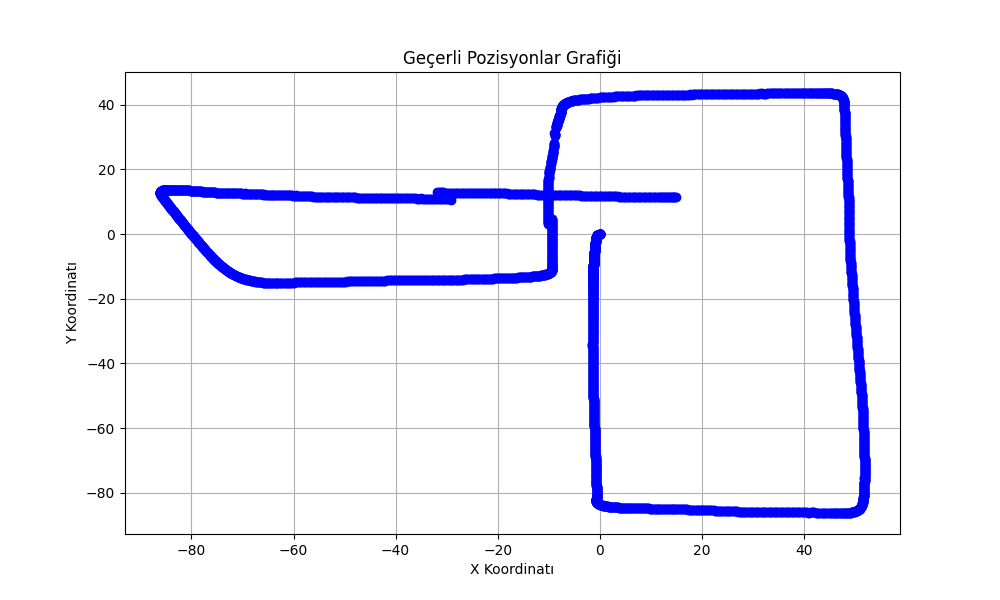
#> input picture Nurullah_scripts/stella_sonuc(x ve y -25 ile çarpıldı).png, 1000 x 600 px; its folder holds only this picture in this run
$ python -i CLAHE.py   (imports and definitions only)
#> lines starting #> are read from the running program, lines starting #| are printed output that depends on the picture
import glob
import os
from os.path import expanduser

import cv2
from matplotlib import pyplot as plt
from colorama import Fore,Style

def clahe(path,save_folder):
#> called with save_folder = 'out.png'
    output_folder = os.path.join(path[:-13], save_folder)
    if not os.path.exists(output_folder):
        os.makedirs(output_folder)
    for fname in glob.glob(path):
        img = cv2.imread(fname)
#> img is the input picture: shape (600, 1000, 3); mean B, G, R 251.7, 241.2, 241.2
        #print(img.shape)
        # Limunance kanalı için öncelikle bgr to lab formata geçiyoruz.
        lab = cv2.cvtColor(img, cv2.COLOR_BGR2LAB)
#> lab: shape (600, 1000, 3); mean of channels 0, 1, 2 244.6, 131.2, 123.5

        l = lab[:, :, 0]
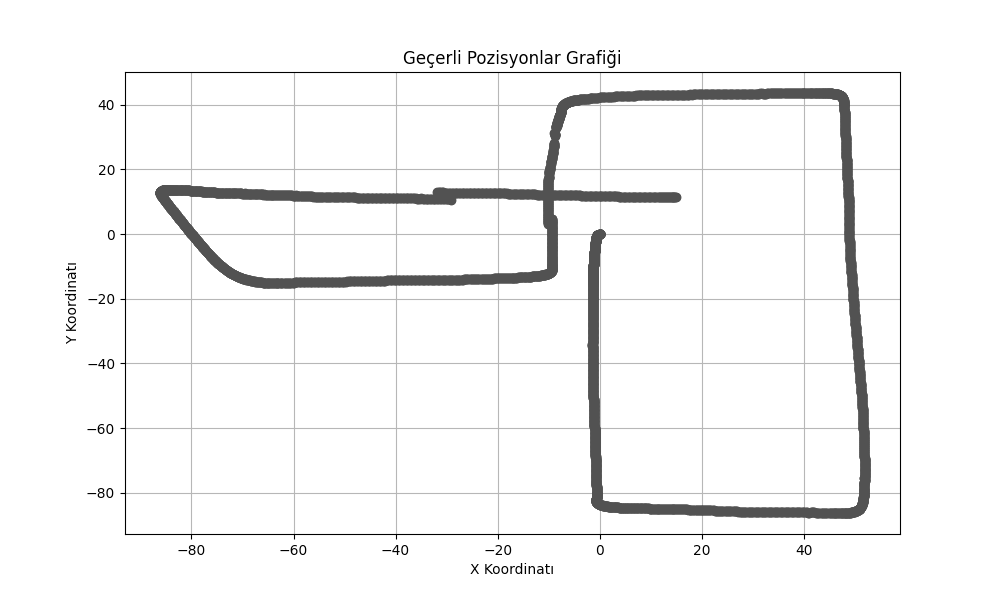
#> l: shape (600, 1000); min 0, max 255, mean 244.6
        a = lab[:, :, 1]
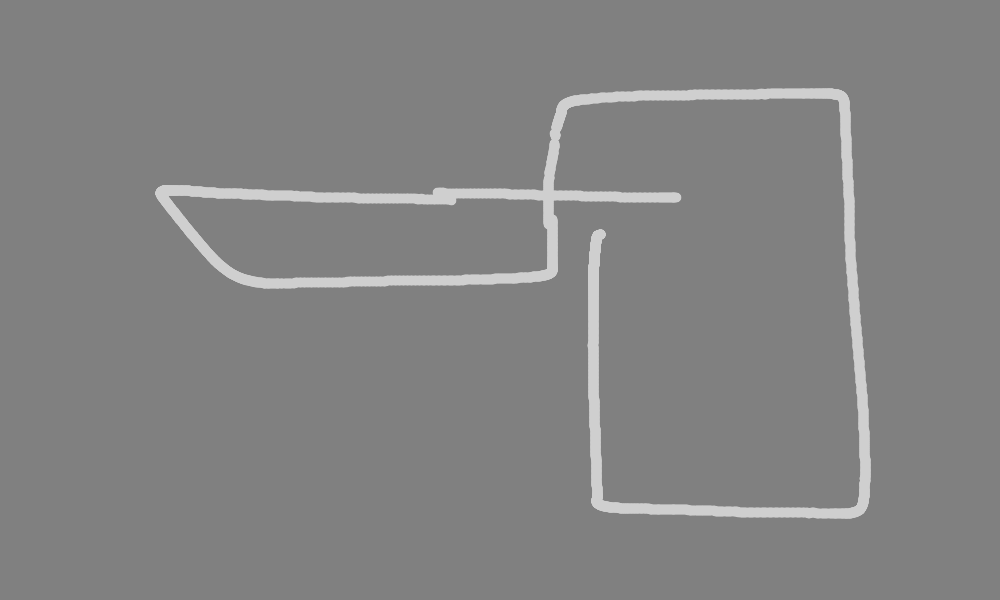
#> a: shape (600, 1000); min 128, max 207, mean 131.2
        b = lab[:, :, 2]
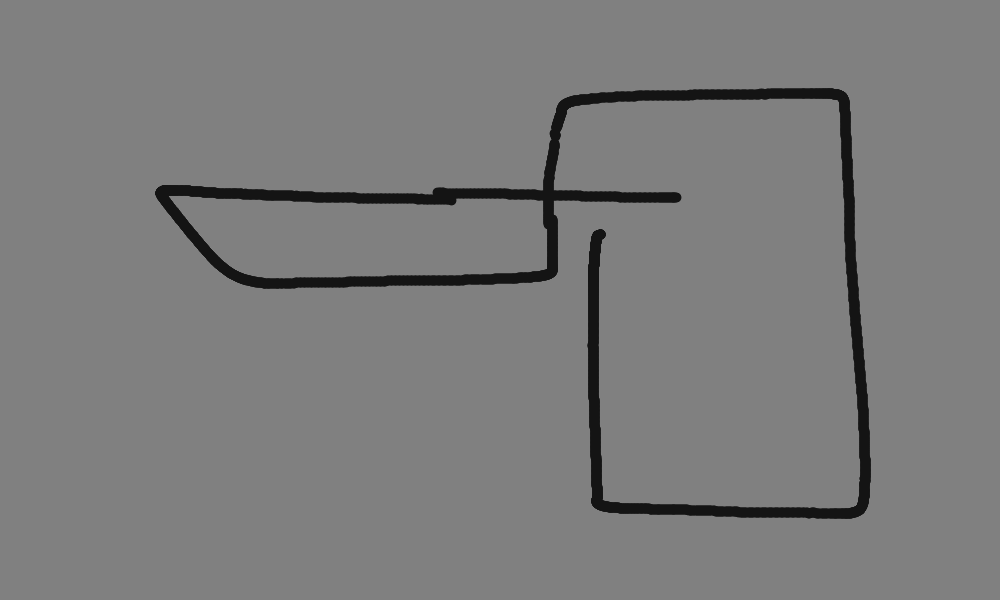
#> b: shape (600, 1000); min 20, max 128, mean 123.5

        # Ham halde dağılımı inceleyelim.
        # plt.hist(l.flat, bins=100, range=(0,255))

        # Geleneksel equalazation yapalım.
        equalized = cv2.equalizeHist(l)
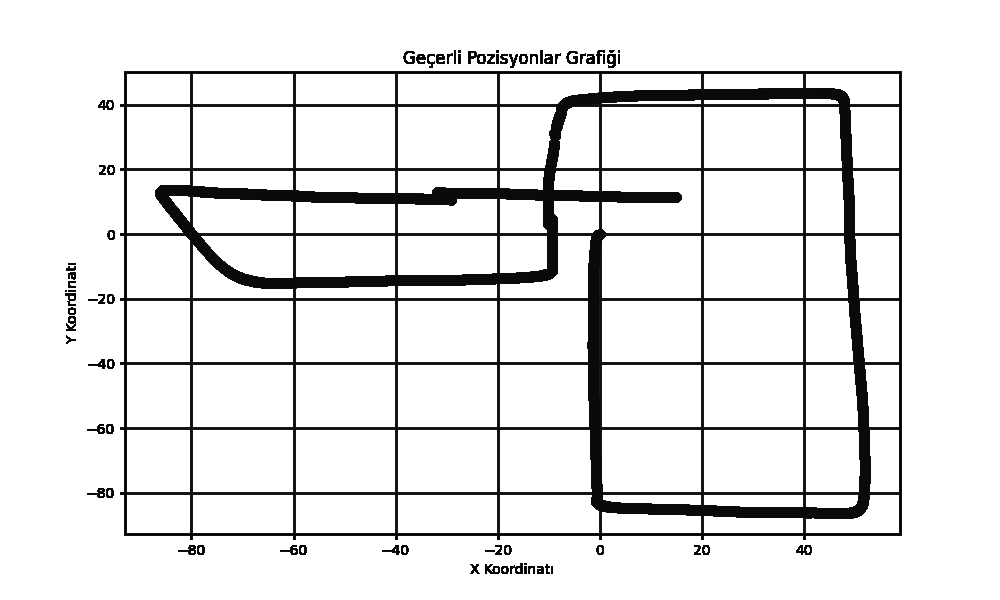
#> equalized: shape (600, 1000); min 0, max 255, mean 230.2

        # Geleneksel equlization sonrası dağılımı inceleyelim.
        # plt.hist(equalized.flat, bins=100, range=(0,255))

        # Kanalları birleştirelim.
        lab_img1_result = cv2.merge((equalized, a, b))
#> lab_img1_result: shape (600, 1000, 3); mean of channels 0, 1, 2 230.2, 131.2, 123.5

        # Lab formatımızı eski haline bgr haline dönüştürelim
        #hist_eq_img = cv2.cvtColor(lab_img1_result, cv2.COLOR_LAB2BGR)

        # --CLAHE--
        # Aynı işlemleri tekrarlayalım.
        clahe = cv2.createCLAHE(clipLimit=2, tileGridSize=(8, 8))  # Ayrıca 16x16 deneyebiliriz.
        clahe_img = clahe.apply(l)

        # plt.hist(clahe_img.flat, bins=100, range=(0,255))
        lab_img2_result = cv2.merge((clahe_img, a, b))
#> lab_img2_result: shape (600, 1000, 3); mean of channels 0, 1, 2 244.5, 131.2, 123.5

        CLAHE_result_img = cv2.cvtColor(lab_img2_result, cv2.COLOR_LAB2BGR)

        # Sonuçlar
        #cv2.imwrite(f"CLAHE_DENEME_SONUÇ/img{fname}.jpg", img)
        #cv2.imwrite(f"CLAHE_DENEME_SONUÇ/hist_eq_img.jpg", hist_eq_img)
        filename = os.path.basename(fname)
        cv2.imwrite(os.path.join(output_folder, f"CLAHE_result_img_{filename}"), CLAHE_result_img)
        #print(CLAHE_result_img)
        #print(Fore.RED+f"{fname}"+Style.RESET_ALL)
        #dizi.append(os.path.join(output_folder, f"CLAHE_result_img_{filename}"))
        return os.path.join(output_folder, f"CLAHE_result_img_{filename}")

#for fname in glob.glob(path):
    #print(clahe(path))

>>> result = clahe('stella_sonuc(x ve y -25 ile çarpıldı).png', 'out.png')
